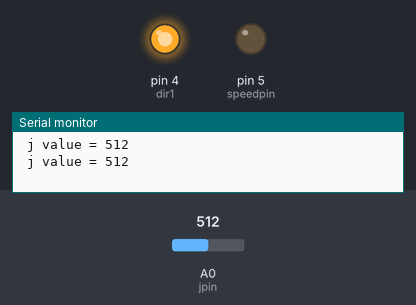
Simulated run of this sketch. Board: Arduino Uno, built with avr-gcc and run on an emulated ATmega328P. Parts: output pins drawn as LEDs (lit = HIGH), the last lines printed to the serial monitor. The test bench sets the inputs (shaded band); at power-on: A0 (jpin) = 512. Pins used as bus, display or sensor lines are not drawn.

Above: at 1.3 s.
1.4 s: A0 (jpin) set to 509
At 2.8 s:
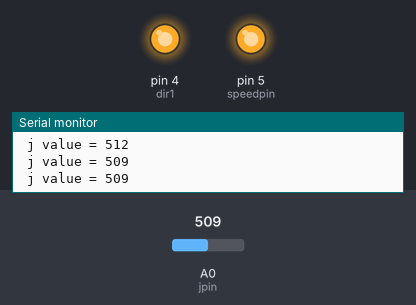
3.5 s: A0 (jpin) set to 306
At 4.4 s:
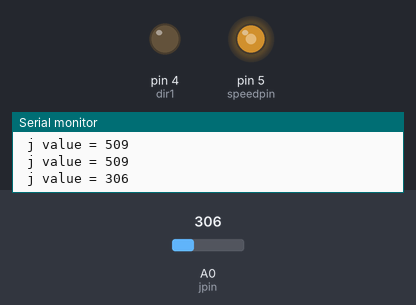
5.5 s: A0 (jpin) set to 122
At 7.2 s:
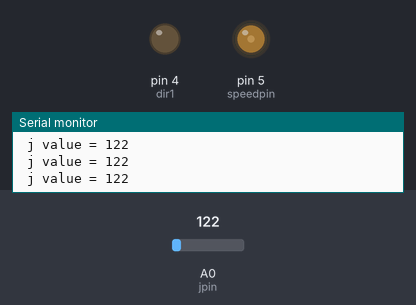
7.5 s: A0 (jpin) set to 0
At 8.8 s:
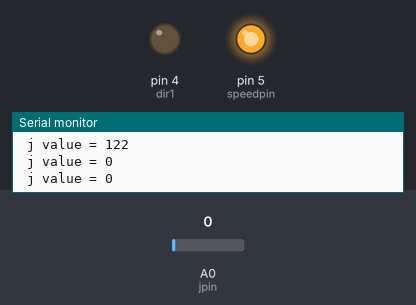
9.5 s: A0 (jpin) set to 4
At 10.3 s:
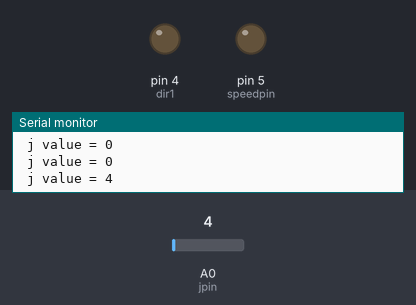
11.5 s: A0 (jpin) set to 716
At 13.1 s:
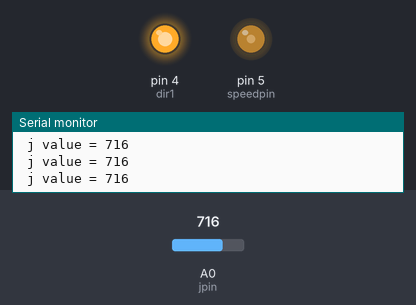
Timing chart, 0 to 14.5 s (numbered marks = the images above; inputs shaded):
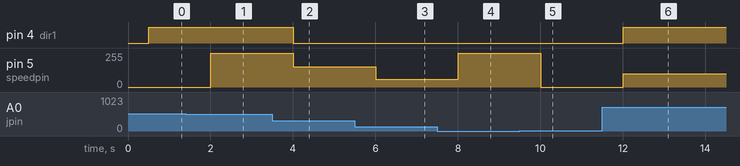

The sketch:

joystik_with_dc_moteor.ino
```cpp
#include<Servo.h>
int jpin = A0;
int jval;
int dt = 500;
int speedpin = 5;
int dir1 = 4;
int dir2= 3;
int  mspeed;
void setup() {
  // put your setup code here, to run once:
Serial.begin(9600);
pinMode(jpin,INPUT);
pinMode(speedpin,OUTPUT);
pinMode(dir1,OUTPUT);
pinMode(dir2,OUTPUT);
}
void loop() {
  // put your main code here, to run repeatedly:
jval = analogRead(jpin);
delay(dt);
Serial.print(" j value = ");
Serial.println(jval);

digitalWrite(dir1,LOW);
digitalWrite(dir2,HIGH);
if (jval==506){
  mspeed =0;
digitalWrite(dir1,LOW);
digitalWrite(dir2,LOW);
}
if (jval<506){
  mspeed = 255./512.*jval+255.;
  analogWrite(speedpin,mspeed);
digitalWrite(dir1,LOW);
digitalWrite(dir2,HIGH);
}
if (jval>506){
  mspeed = (255./512.)*jval-255.;
  analogWrite(speedpin,mspeed);
digitalWrite(dir1,HIGH);
digitalWrite(dir2,LOW);
}
}
```

Measured:
- the behaviour switches between 510 and 509 on A0 (jpin) (found by bisection; images 0 and 1)
- the behaviour switches between 2 and 3 on A0 (jpin) (found by bisection; images 4 and 5)
- after the input at 1.4 s, pin 5 (speedpin): 0/255 → 255/255 after 0.60 s
- after the input at 3.5 s, pin 4 (dir1): HIGH → LOW after 0.50 s; pin 5 (speedpin): 255/255 → 151/255 after 0.50 s
- after the input at 5.5 s, pin 5 (speedpin): 151/255 → 59/255 after 0.51 s
- after the input at 7.5 s, pin 5 (speedpin): 59/255 → 255/255 after 0.51 s
- after the input at 9.5 s, pin 5 (speedpin): 255/255 → 0/255 after 0.51 s
- after the input at 11.5 s, pin 4 (dir1): LOW → HIGH after 0.51 s; pin 5 (speedpin): 0/255 → 101/255 after 0.51 s
